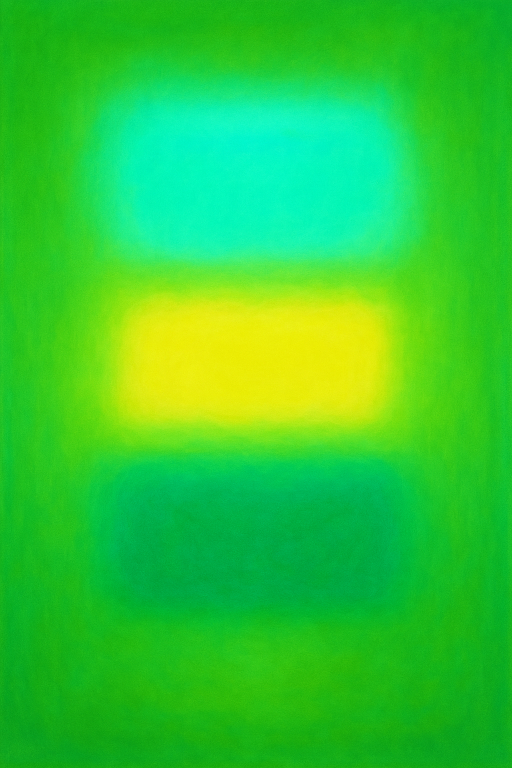
#> input picture assets/demos/abstract_expressionist_rectangles.png, 1024 x 1536 px (shown at 1/2 size)
$ python sora_demo.py
#> lines starting #> are read from the running program, lines starting #| are printed output that depends on the picture
import os

# Define output folder
output_folder = os.path.join("..", "assets", "demos")  # relative to scripts folder

# Create folder if it doesn't exist
os.makedirs(output_folder, exist_ok=True)

# Define output file path
output_file = os.path.join(output_folder, "floating_rect_demo.mp4")

import os
import numpy as np
from moviepy.editor import VideoClip, ImageClip, TextClip, CompositeVideoClip
from PIL import Image

# === Paths ===
root = os.path.join(os.path.dirname(__file__), "..")
assets_dir = os.path.join(root, "assets", "demos")
os.makedirs(assets_dir, exist_ok=True)
background_path = os.path.join(assets_dir, "abstract_expressionist_rectangles.png")  # prepared image
output_path = os.path.join(assets_dir, "floating_rect_demo.mp4")

# === Constants ===
DURATION = 6          # seconds
FPS = 30              # frames per second
WIDTH, HEIGHT = 600, 600  # 1:1 aspect

# Load background image
bg_image = Image.open(background_path).resize((WIDTH, HEIGHT))
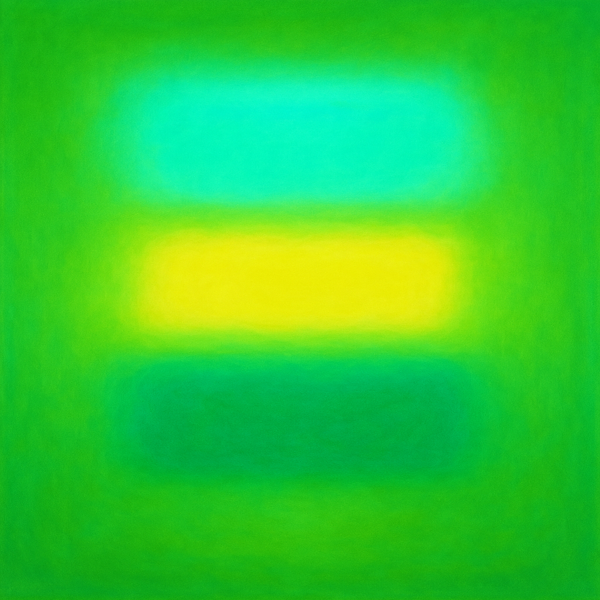
#> bg_image: PIL image 600x600 RGB; mean R, G, B 47.8, 201.5, 51.6

# Generate drifting rectangles & binary
np.random.seed(42)
num_rects = 20
rects = []
for _ in range(num_rects):
    rects.append({
        "x": np.random.uniform(0, WIDTH*0.8),
        "y": np.random.uniform(0, HEIGHT*0.8),
        "w": np.random.uniform(50, 120),
        "h": np.random.uniform(30, 80),
        "dx": np.random.uniform(-1, 1),
        "dy": np.random.uniform(-0.5, 0.5),
        "color": tuple(np.random.uniform(0.3,0.9,3))
    })

num_bin = 40
binaries = []
for _ in range(num_bin):
    binaries.append({
        "x": np.random.uniform(0, WIDTH),
        "y": np.random.uniform(0, HEIGHT),
        "text": ''.join(np.random.choice(['0','1'], size=5)),
        "dy": np.random.uniform(-0.5,0.5)
    })

# Frame generator
def make_frame(t):
    frame = np.array(bg_image).astype(np.uint8)

    # Draw rectangles with soft inner glow
    for r in rects:
        # Update position
        r["x"] += r["dx"]
        r["y"] += r["dy"]
        # Wrap around edges
        r["x"] %= WIDTH
        r["y"] %= HEIGHT
        x0, y0, x1, y1 = int(r["x"]), int(r["y"]), int(r["x"]+r["w"]), int(r["y"]+r["h"])
        # Overlay rectangle
        frame[y0:y1, x0:x1, :3] = (np.array(r["color"])*255*0.4 + frame[y0:y1, x0:x1, :3]*0.6).astype(np.uint8)

    # Draw binary code pulsing
    for b in binaries:
        b["y"] += b["dy"]
        b["y"] %= HEIGHT
        y_pos = int(b["y"])
        x_pos = int(b["x"])
        # Simple pulse by changing brightness
        frame[y_pos:y_pos+10, x_pos:x_pos+30, :] = np.clip(frame[y_pos:y_pos+10, x_pos:x_pos+30, :]+(np.sin(t*2*np.pi)*30),0,255)

    return frame

# Create video clip
#> (the run stopped early here; a loop or call above may not have finished)
